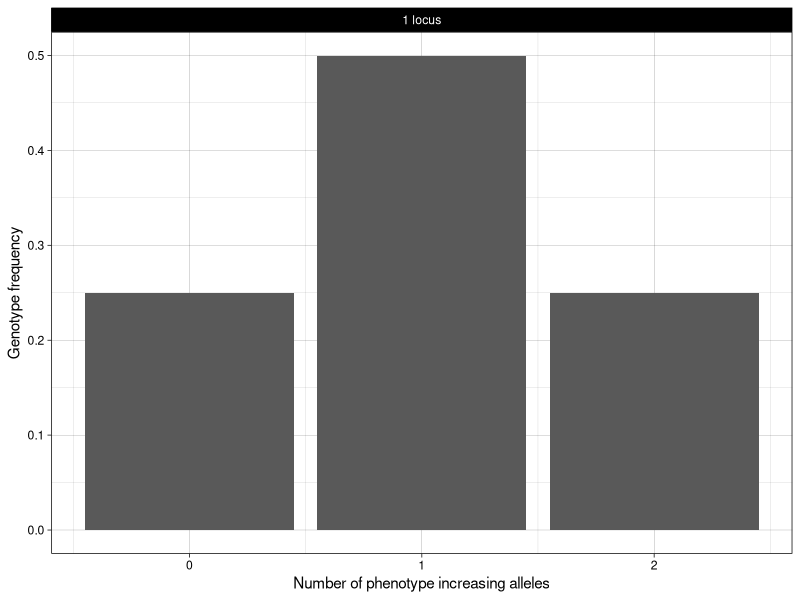
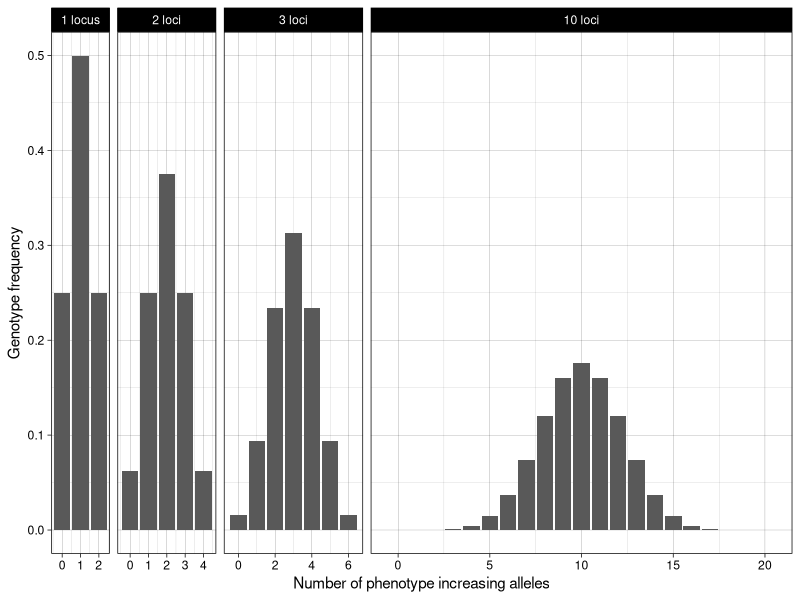
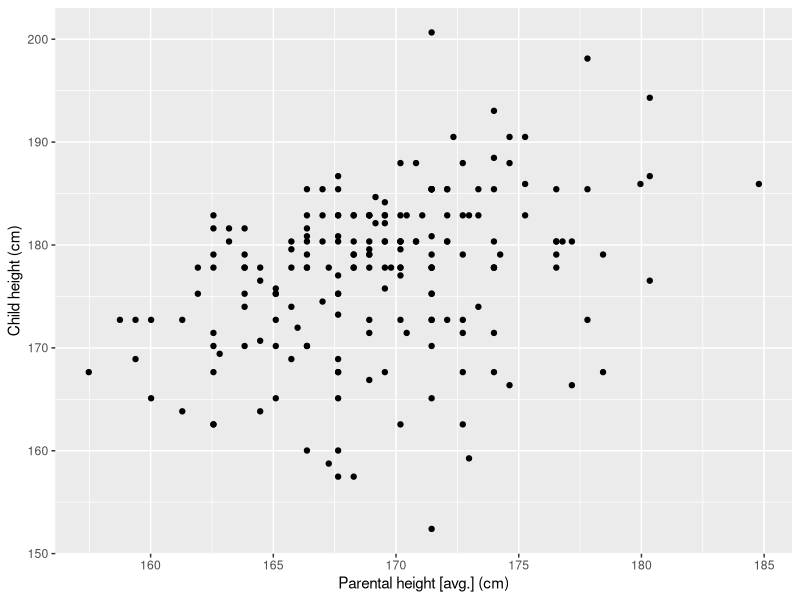

Reproduce these figures in R, in order.
## ---- chunk 1
require(ggplot2)
require(dplyr)
require(stringr)

# calculate expected genotype frequency for number of increasing alleles
# use the density of the binomial distribution, for alleles = 0 up to 2 * number of loci. 
# assume each allele has the same frequency of 50% (for simplicity)
n_allele_freq <- function(n_loci) {
  alleles <- seq(from = 0, to = 2*n_loci)
  freq <- dbinom(alleles, size = 2*n_loci, prob = 0.5)
  data.frame(alleles, freq, loci = n_loci)
}

number_of_loci <- c(1, 2, 3, 10)
loci_freq <- bind_rows(lapply(number_of_loci, n_allele_freq))

loci_labeller <- function(string) {
  n_loci <- as.numeric(string)
  if_else(
    n_loci == 1, 
    true = "1 locus",
    false = str_c(string, "loci", sep = " "))
}
plot_loci <- function(loci_freq) {
  ggplot(loci_freq, aes(x = alleles, y = freq)) + geom_col() +
  facet_grid(
    . ~ loci,
    scales = "free_x",
    space = "free_x",
    labeller = labeller(loci = loci_labeller)
  ) +
  scale_x_continuous("Number of phenotype increasing alleles") +
  scale_y_continuous("Genotype frequency") +
  theme_linedraw()
}

plot_loci(
  filter(loci_freq, loci == 1)
)
## ---- chunk 2
plot_loci(loci_freq)
## ---- chunk 3
#| label: height
#| echo: false
require(readr)
require(dplyr)
require(ggplot2)

height_data <- read_tsv(here::here("data/galton-stata11/galton-stata11.tab"))

# filter to one offspring per family
# convert to cm
# average parental height
height_singletons <- height_data |>
  mutate(
    father_cm = father * 2.54,
    mother_cm = mother * 2.54,
    child_cm = height * 2.54
  ) |>
  mutate(parents_cm = (father_cm + mother_cm) / 2) |>
  group_by(family) |>
  slice_head(n = 1)
## ---- chunk 4
#| label: height_parent_offspring
#| fig-width: 5
#| fig-height: 5
require(ggplot2)

ggplot(height_singletons, aes(x = parents_cm, y = child_cm)) +
  geom_point() +
  scale_x_continuous("Parental height [avg.] (cm)") +
  scale_y_continuous("Child height (cm)")
